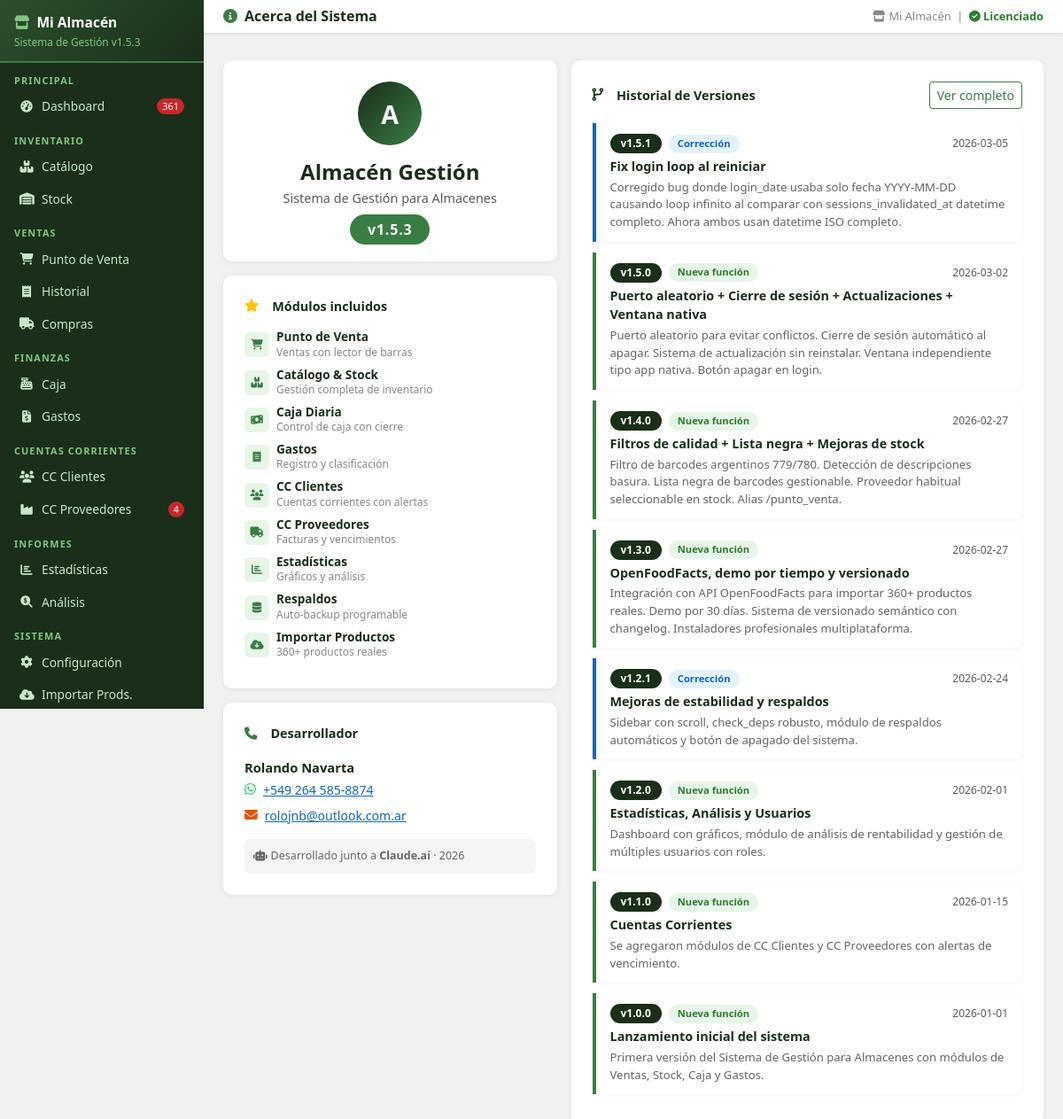
The app's page /acerca (signed in) with its own data.
### tables this page shows
CREATE TABLE config (
            clave TEXT PRIMARY KEY,
            valor TEXT
        );

CREATE TABLE changelog (
            id INTEGER PRIMARY KEY AUTOINCREMENT,
            version TEXT NOT NULL,
            fecha TEXT NOT NULL,
            tipo TEXT DEFAULT 'Actualización',
            titulo TEXT NOT NULL,
            descripcion TEXT DEFAULT ''
        );

### app.py (the view)
@app.route('/acerca')
@login_required
def acerca():
    entries = db.get_changelog()
    return render_template('acerca.html', app_version=APP_VERSION, changelog=entries)

### app.py (called while the page is built)
def login_required(f):
    @wraps(f)
    def decorated(*args, **kwargs):
        if 'user' not in session:
            flash('⚠ Debés iniciar sesión para acceder.', 'warning')
            return redirect(url_for('login', next=request.path))
        return f(*args, **kwargs)
    return decorated

@app.before_request
def before():
    global _scheduler_started
    db.init_db()
    if not _scheduler_started:
        _scheduler_started = True
        iniciar_backup_scheduler()
    public = {'/login', '/static'}
    if any(request.path.startswith(p) for p in public):
        return
    if 'user' in session:
        try:
            inv_at = db.get_config().get('sessions_invalidated_at', '')
            login_at = session.get('login_date', '')
            if inv_at and login_at and login_at < inv_at:
                session.clear()
        except Exception:
            pass
    if 'user' not in session and request.endpoint not in ('login', 'apagar_rapido', 'static', None):
        return redirect(url_for('login', next=request.path))

### database.py (called while the page is built, shortened)
def get_conn():
    conn = sqlite3.connect(DB_PATH)
    conn.row_factory = sqlite3.Row
    conn.execute("PRAGMA foreign_keys = ON")
    return conn

def q(sql, params=(), fetchall=True, fetchone=False, commit=False):
    conn = get_conn()
    try:
        c = conn.cursor()
        c.execute(sql, params)
        if commit:
            conn.commit()
            return c.lastrowid
        if fetchone:
            return c.fetchone()
        if fetchall:
            return c.fetchall()
    finally:
        conn.close()

def init_db():
    global _db_initialized
    if _db_initialized:
        return

def get_config():
    rows = q("SELECT clave, valor FROM config")
    return {r['clave']: r['valor'] for r in rows}

def get_alertas_count():
    r = q("""SELECT
        COALESCE(SUM(CASE WHEN s.stock_actual<=0 THEN 1 ELSE 0 END),0) as sin_stock,
        COALESCE(SUM(CASE WHEN s.stock_actual>0 AND s.stock_actual<=s.stock_minimo THEN 1 ELSE 0 END),0) as critico,
        COALESCE(SUM(CASE WHEN s.stock_actual>s.stock_minimo AND s.stock_actual<=s.stock_minimo*1.5 THEN 1 ELSE 0 END),0) as bajo
        FROM stock s JOIN productos p ON p.id=s.producto_id WHERE p.activo=1""", fetchone=True)
    if r:
        return {'sin_stock': r['sin_stock'] or 0, 'critico': r['critico'] or 0, 'bajo': r['bajo'] or 0}
    return {'sin_stock':0,'critico':0,'bajo':0}

def get_changelog():
    return q("SELECT * FROM changelog ORDER BY id DESC")

### templates/acerca.html (shortened to what this page needs)
{% extends 'base.html' %}
{% block page_title %}<i class="fas fa-info-circle me-2" style="color:#3a7d44"></i>Acerca del Sistema{% endblock %}
{% block content %}
<div class="row g-3">
  <div class="col-lg-5">
    <div class="table-card p-4 mb-3 text-center">
      <div style="width:72px;height:72px;background:linear-gradient(135deg,#1a2e1a,#3a7d44);border-radius:50%;display:flex;align-items:center;justify-content:center;margin:0 auto 16px;font-size:1.8rem;color:#fff;font-weight:800">A</div>
      <h4 style="color:#1a2e1a;font-weight:800;margin-bottom:4px">Almacén Gestión</h4>
      <p class="text-muted" style="font-size:.9rem;margin-bottom:12px">Sistema de Gestión para Almacenes</p>
      <span style="background:#3a7d44;color:#fff;border-radius:20px;padding:6px 20px;font-size:1rem;font-weight:700;letter-spacing:.05em">
        v{{ app_version }}
      </span>
    </div>
    <div class="table-card p-4 mb-3">
      <div class="section-title mb-3"><i class="fas fa-star me-2 text-warning"></i>Módulos incluidos</div>
      {% for icon, titulo, desc in modulos %}
      <div class="d-flex align-items-center gap-2 mb-2">
        <div style="width:28px;height:28px;background:#e8f5e9;border-radius:6px;display:flex;align-items:center;justify-content:center">
          <i class="{{ icon }}" style="color:#3a7d44;font-size:.75rem"></i>
        </div>
        <div>
          <div style="font-size:.85rem;font-weight:600;color:#1a2e1a;line-height:1.2">{{ titulo }}</div>
          <div style="font-size:.75rem;color:#888">{{ desc }}</div>
        </div>
      </div>
      {% endfor %}
    </div>
    <div class="table-card p-4">
      <div class="section-title mb-3"><i class="fas fa-phone me-2 text-success"></i>Desarrollador</div>
      <div class="fw-bold mb-1" style="color:#1a2e1a">Rolando Navarta</div>
      <div class="d-flex align-items-center gap-2 mb-2">
        <i class="fab fa-whatsapp" style="color:#25d366"></i>
        <a href="https://wa.me/5492645858874" target="_blank" style="color:#1565c0;font-size:.88rem">+549 264 585-8874</a>
      </div>
      <div class="d-flex align-items-center gap-2 mb-3">
        <i class="fas fa-envelope" style="color:#e65100"></i>
        <a href="mailto:rolojnb@outlook.com.ar" style="color:#1565c0;font-size:.88rem">rolojnb@outlook.com.ar</a>
      </div>
      <div style="background:#f5f5f5;border-radius:6px;padding:10px;font-size:.78rem;color:#666">
        <i class="fas fa-robot me-1"></i>Desarrollado junto a <strong>Claude.ai</strong> · 2026
      </div>
    </div>
  </div>
  <div class="col-lg-7">
    <div class="table-card p-4">
      <div class="d-flex align-items-center justify-content-between mb-3">
        <div class="section-title mb-0"><i class="fas fa-code-branch me-2"></i>Historial de Versiones</div>
        <a href="/changelog" class="btn btn-outline-success btn-sm">Ver completo</a>
      </div>
      {% for entry in changelog %}
      {% set tipo_colors = {
        'Nueva función': ('#e8f5e9','#2e7d32','#3a7d44'),
        'Corrección': ('#e3f2fd','#1565c0','#1565c0'),
        'Actualización': ('#fff3e0','#e65100','#e65100')
      } %}
      {% set colors = tipo_colors.get(entry.tipo, ('#f5f5f5','#666','#999')) %}
      <div style="border-left:4px solid {{ colors[2] }};padding:12px 16px;margin-bottom:12px;background:#fff;border-radius:0 8px 8px 0;box-shadow:0 1px 4px rgba(0,0,0,.05)">
        <div class="d-flex align-items-center gap-2 mb-1 flex-wrap">
          <span style="background:#1a2e1a;color:#fff;border-radius:20px;padding:2px 12px;font-size:.75rem;font-weight:700">
            v{{ entry.version }}
          </span>
          <span style="background:{{ colors[0] }};color:{{ colors[1] }};border-radius:20px;padding:2px 10px;font-size:.7rem;font-weight:700">
            {{ entry.tipo }}
          </span>
          <span class="ms-auto text-muted" style="font-size:.75rem">{{ entry.fecha }}</span>
        </div>
        <div class="fw-bold" style="font-size:.9rem;color:#1a2e1a">{{ entry.titulo }}</div>
        {% if entry.descripcion %}
        <div style="font-size:.82rem;color:#666;margin-top:3px;line-height:1.5">{{ entry.descripcion }}</div>
        {% endif %}
      </div>
      {% endfor %}
    </div>
  </div>
</div>
{% endblock %}

### templates/base.html (shortened to what this page needs)
<!DOCTYPE html>
<html lang="es">
<head>
<link href="https://cdn.jsdelivr.net/npm/bootstrap@5.3.0/dist/css/bootstrap.min.css" rel="stylesheet">
<link href="https://cdnjs.cloudflare.com/ajax/libs/font-awesome/6.4.0/css/all.min.css" rel="stylesheet">
</head>
<body>
<div id="sidebar">
  <div class="logo">
    <h5><i class="fas fa-store me-2" style="color:#81c784"></i>{{ cfg_nombre or 'Mi Almacén' }}</h5>
    <small>Sistema de Gestión v{{ app_version }}</small>
  </div>
  <div class="nav-label">Principal</div>
  <a href="/" class="nav-link {% if request.path == '/' %}active{% endif %}">
    <i class="fas fa-tachometer-alt"></i> Dashboard
    {% if alertas_sidebar and (alertas_sidebar.sin_stock + alertas_sidebar.critico) > 0 %}
      <span class="badge-alert">{{ alertas_sidebar.sin_stock + alertas_sidebar.critico }}</span>
    {% endif %}
  </a>
  <div class="nav-label">Inventario</div>
  <a href="/productos" class="nav-link {% if '/productos' in request.path and '/importar' not in request.path %}active{% endif %}">
    <i class="fas fa-boxes"></i> Catálogo
  </a>
  <a href="/stock" class="nav-link {% if '/stock' in request.path %}active{% endif %}">
    <i class="fas fa-warehouse"></i> Stock
  </a>
  <div class="nav-label">Ventas</div>
  <a href="/punto_venta" class="nav-link {% if '/punto_venta' in request.path %}active{% endif %}">
    <i class="fas fa-shopping-cart"></i> Punto de Venta
  </a>
  <a href="/historial" class="nav-link {% if '/historial' in request.path %}active{% endif %}">
    <i class="fas fa-receipt"></i> Historial
  </a>
  <a href="/compras" class="nav-link {% if '/compras' in request.path %}active{% endif %}">
    <i class="fas fa-truck"></i> Compras
  </a>
  <div class="nav-label">Finanzas</div>
  <a href="/caja" class="nav-link {% if '/caja' in request.path %}active{% endif %}">
    <i class="fas fa-cash-register"></i> Caja
  </a>
  <a href="/gastos" class="nav-link {% if '/gastos' in request.path %}active{% endif %}">
    <i class="fas fa-file-invoice-dollar"></i> Gastos
  </a>
  <div class="nav-label">Cuentas Corrientes</div>
  <a href="/cc_clientes" class="nav-link {% if '/cc_clientes' in request.path %}active{% endif %}">
    <i class="fas fa-users"></i> CC Clientes
  </a>
  <a href="/cc_proveedores" class="nav-link {% if '/cc_proveedores' in request.path %}active{% endif %}">
    <i class="fas fa-industry"></i> CC Proveedores
    {% if alertas_sidebar and alertas_sidebar.facturas_por_vencer > 0 %}
      <span class="badge-alert">{{ alertas_sidebar.facturas_por_vencer }}</span>
    {% endif %}
  </a>
  <div class="nav-label">Informes</div>
  <a href="/estadisticas" class="nav-link {% if '/estadisticas' in request.path %}active{% endif %}">
    <i class="fas fa-chart-bar"></i> Estadísticas
  </a>
  <a href="/analisis" class="nav-link {% if '/analisis' in request.path %}active{% endif %}">
    <i class="fas fa-search-dollar"></i> Análisis
  </a>
  <div class="nav-label">Sistema</div>
  <a href="/config" class="nav-link {% if request.path == '/config' %}active{% endif %}">
    <i class="fas fa-cog"></i> Configuración
  </a>
  <a href="/productos/importar" class="nav-link {% if '/importar' in request.path %}active{% endif %}">
    <i class="fas fa-cloud-download-alt"></i> Importar Prods.
  </a>
</div>
<div id="main">
  <div class="topbar">
    <h4>{% block page_title %}Dashboard{% endblock %}</h4>
    <div class="tb-actions">
      <span class="meta">
        <i class="fas fa-store me-1"></i>{{ cfg_nombre or 'Mi Almacén' }}
        &nbsp;|&nbsp;
        {% if demo_status and demo_status.demo and not demo_status.vencido %}
          <span style="color:#e65100;font-weight:600;">DEMO {{ demo_status.dias_restantes }}d</span>
        {% elif demo_status and not demo_status.demo %}
          <span style="color:#2e7d32;font-weight:600;"><i class="fas fa-check-circle"></i> Licenciado</span>
        {% endif %}
      </span>
    </div>
  </div>
  <div class="px-3 pt-2">
  </div>
  <div class="content">
    {% block content %}{% endblock %}
  </div>
</div>
</body>
</html>

### records on screen
config: valor "Mi Almacén"
changelog: version "1.5.1", tipo "Corrección", fecha "2026-03-05", titulo "Fix login loop al reiniciar", descripcion "Corregido bug donde login_date usaba solo fecha YYYY-MM-DD causando loop infinito al comparar con sessions_invalidated_at datetime completo. Ahora ambos usan datetime ISO completo."
changelog: version "1.5.0", tipo "Nueva función", fecha "2026-03-02", titulo "Puerto aleatorio + Cierre de sesión + Actualizaciones + Ventana nativa", descripcion "Puerto aleatorio para evitar conflictos. Cierre de sesión automático al apagar. Sistema de actualización sin reinstalar. Ventana independiente tipo app nativa. Botón apagar en login."
changelog: version "1.4.0", tipo "Nueva función", fecha "2026-02-27", titulo "Filtros de calidad + Lista negra + Mejoras de stock", descripcion "Filtro de barcodes argentinos 779/780. Detección de descripciones basura. Lista negra de barcodes gestionable. Proveedor habitual seleccionable en stock. Alias /punto_venta."
changelog: version "1.3.0", tipo "Nueva función", fecha "2026-02-27", titulo "OpenFoodFacts, demo por tiempo y versionado", descripcion "Integración con API OpenFoodFacts para importar 360+ productos reales. Demo por 30 días. Sistema de versionado semántico con changelog. Instaladores profesionales multiplataforma."
changelog: version "1.2.1", tipo "Corrección", fecha "2026-02-24", titulo "Mejoras de estabilidad y respaldos", descripcion "Sidebar con scroll, check_deps robusto, módulo de respaldos automáticos y botón de apagado del sistema."
changelog: version "1.2.0", tipo "Nueva función", fecha "2026-02-01", titulo "Estadísticas, Análisis y Usuarios", descripcion "Dashboard con gráficos, módulo de análisis de rentabilidad y gestión de múltiples usuarios con roles."
changelog: version "1.1.0", tipo "Nueva función", fecha "2026-01-15", titulo "Cuentas Corrientes", descripcion "Se agregaron módulos de CC Clientes y CC Proveedores con alertas de vencimiento."
changelog: version "1.0.0", tipo "Nueva función", fecha "2026-01-01", titulo "Lanzamiento inicial del sistema", descripcion "Primera versión del Sistema de Gestión para Almacenes con módulos de Ventas, Stock, Caja y Gastos."

### other values on screen
{{ app_version }} "1.5.3"
{{ alertas_sidebar.sin_stock + alertas_sidebar.critico }} "361"
{{ alertas_sidebar.facturas_por_vencer }} "4"
{{ titulo }} "Punto de Venta" "Catálogo & Stock" "Caja Diaria" "Gastos" "CC Clientes" "CC Proveedores" "Estadísticas" "Respaldos" "Importar Productos"
{{ desc }} "Ventas con lector de barras" "Gestión completa de inventario" "Control de caja con cierre" "Registro y clasificación" "Cuentas corrientes con alertas" "Facturas y vencimientos" "Gráficos y análisis" "Auto-backup programable" "360+ productos reales"
